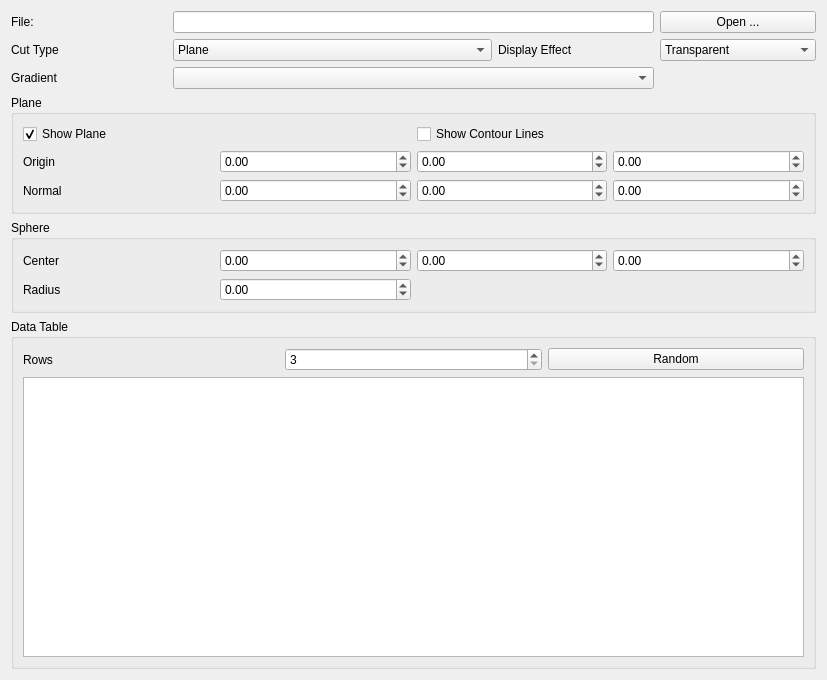
<?xml version="1.0" encoding="UTF-8"?>
<ui version="4.0">
 <class>CutConfig</class>
 <widget class="QWidget" name="CutConfig">
  <property name="geometry">
   <rect>
    <x>0</x>
    <y>0</y>
    <width>827</width>
    <height>680</height>
   </rect>
  </property>
  <property name="windowTitle">
   <string>Form</string>
  </property>
  <layout class="QGridLayout" name="gridLayout_2">
   <item row="0" column="0">
    <layout class="QGridLayout" name="gridLayout">
     <item row="4" column="0" colspan="5">
      <widget class="QGroupBox" name="sphereGroupBox">
       <property name="title">
        <string>Sphere</string>
       </property>
       <layout class="QGridLayout" name="gridLayout_8">
        <item row="0" column="0">
         <layout class="QGridLayout" name="gridLayout_7">
          <item row="0" column="0">
           <widget class="QLabel" name="label_7">
            <property name="text">
             <string>Center</string>
            </property>
           </widget>
          </item>
          <item row="1" column="0">
           <widget class="QLabel" name="radiusLabel">
            <property name="text">
             <string>Radius</string>
            </property>
           </widget>
          </item>
          <item row="1" column="1">
           <widget class="QDoubleSpinBox" name="radiusSpinBox">
            <property name="minimum">
             <double>-99.000000000000000</double>
            </property>
            <property name="singleStep">
             <double>0.100000000000000</double>
            </property>
           </widget>
          </item>
          <item row="0" column="1">
           <widget class="QDoubleSpinBox" name="centerXSpinBox">
            <property name="minimum">
             <double>-99.000000000000000</double>
            </property>
            <property name="singleStep">
             <double>0.100000000000000</double>
            </property>
           </widget>
          </item>
          <item row="0" column="2">
           <widget class="QDoubleSpinBox" name="centerYSpinBox">
            <property name="minimum">
             <double>-99.000000000000000</double>
            </property>
            <property name="singleStep">
             <double>0.100000000000000</double>
            </property>
           </widget>
          </item>
          <item row="0" column="3">
           <widget class="QDoubleSpinBox" name="centerZSpinBox">
            <property name="minimum">
             <double>-99.000000000000000</double>
            </property>
            <property name="singleStep">
             <double>0.100000000000000</double>
            </property>
           </widget>
          </item>
         </layout>
        </item>
       </layout>
      </widget>
     </item>
     <item row="1" column="0">
      <widget class="QLabel" name="label_2">
       <property name="text">
        <string>Cut Type</string>
       </property>
      </widget>
     </item>
     <item row="1" column="4">
      <widget class="QComboBox" name="displayEffectCombo">
       <item>
        <property name="text">
         <string>Transparent</string>
        </property>
       </item>
       <item>
        <property name="text">
         <string>Opaque</string>
        </property>
       </item>
       <item>
        <property name="text">
         <string>Wireframe</string>
        </property>
       </item>
      </widget>
     </item>
     <item row="0" column="0">
      <widget class="QLabel" name="label">
       <property name="text">
        <string>File:</string>
       </property>
      </widget>
     </item>
     <item row="1" column="3">
      <widget class="QLabel" name="label_5">
       <property name="text">
        <string>Display Effect</string>
       </property>
      </widget>
     </item>
     <item row="0" column="4">
      <widget class="QPushButton" name="openFileButton">
       <property name="text">
        <string>Open ...</string>
       </property>
      </widget>
     </item>
     <item row="6" column="0" colspan="5">
      <widget class="QGroupBox" name="groupBox">
       <property name="maximumSize">
        <size>
         <width>16777215</width>
         <height>16777215</height>
        </size>
       </property>
       <property name="title">
        <string>Data Table</string>
       </property>
       <layout class="QGridLayout" name="gridLayout_4">
        <item row="0" column="0">
         <layout class="QGridLayout" name="gridLayout_3">
          <item row="0" column="0">
           <widget class="QLabel" name="label_6">
            <property name="text">
             <string>Rows</string>
            </property>
           </widget>
          </item>
          <item row="0" column="1">
           <widget class="QSpinBox" name="rowsSpinBox">
            <property name="minimum">
             <number>3</number>
            </property>
            <property name="maximum">
             <number>10000</number>
            </property>
           </widget>
          </item>
          <item row="0" column="2">
           <widget class="QPushButton" name="randomButton">
            <property name="text">
             <string>Random</string>
            </property>
           </widget>
          </item>
          <item row="1" column="0" colspan="3">
           <widget class="QTableView" name="dataTable">
            <property name="alternatingRowColors">
             <bool>true</bool>
            </property>
           </widget>
          </item>
         </layout>
        </item>
       </layout>
      </widget>
     </item>
     <item row="3" column="0" colspan="5">
      <widget class="QGroupBox" name="planeGroupBox">
       <property name="title">
        <string>Plane</string>
       </property>
       <layout class="QGridLayout" name="gridLayout_6">
        <item row="0" column="0">
         <layout class="QGridLayout" name="gridLayout_5">
          <item row="1" column="0">
           <widget class="QLabel" name="label_3">
            <property name="text">
             <string>Origin</string>
            </property>
           </widget>
          </item>
          <item row="1" column="1">
           <widget class="QDoubleSpinBox" name="originXSpinBox">
            <property name="minimum">
             <double>-99.000000000000000</double>
            </property>
            <property name="singleStep">
             <double>0.100000000000000</double>
            </property>
           </widget>
          </item>
          <item row="1" column="2">
           <widget class="QDoubleSpinBox" name="originYSpinBox">
            <property name="minimum">
             <double>-99.000000000000000</double>
            </property>
            <property name="singleStep">
             <double>0.100000000000000</double>
            </property>
           </widget>
          </item>
          <item row="2" column="1">
           <widget class="QDoubleSpinBox" name="normalXSpinBox">
            <property name="minimum">
             <double>-99.000000000000000</double>
            </property>
            <property name="singleStep">
             <double>0.100000000000000</double>
            </property>
           </widget>
          </item>
          <item row="2" column="0">
           <widget class="QLabel" name="label_4">
            <property name="text">
             <string>Normal</string>
            </property>
           </widget>
          </item>
          <item row="1" column="3">
           <widget class="QDoubleSpinBox" name="originZSpinBox">
            <property name="minimum">
             <double>-99.000000000000000</double>
            </property>
            <property name="singleStep">
             <double>0.100000000000000</double>
            </property>
           </widget>
          </item>
          <item row="2" column="3">
           <widget class="QDoubleSpinBox" name="normalZSpinBox">
            <property name="minimum">
             <double>-99.000000000000000</double>
            </property>
            <property name="singleStep">
             <double>0.100000000000000</double>
            </property>
           </widget>
          </item>
          <item row="2" column="2">
           <widget class="QDoubleSpinBox" name="normalYSpinBox">
            <property name="minimum">
             <double>-99.000000000000000</double>
            </property>
            <property name="singleStep">
             <double>0.100000000000000</double>
            </property>
           </widget>
          </item>
          <item row="0" column="0" colspan="2">
           <widget class="QCheckBox" name="showPlaneCheckBox">
            <property name="text">
             <string>Show Plane</string>
            </property>
            <property name="checked">
             <bool>true</bool>
            </property>
           </widget>
          </item>
          <item row="0" column="2" colspan="2">
           <widget class="QCheckBox" name="showContourLinesCheckBox">
            <property name="text">
             <string>Show Contour Lines</string>
            </property>
           </widget>
          </item>
         </layout>
        </item>
       </layout>
      </widget>
     </item>
     <item row="2" column="0">
      <widget class="QLabel" name="label_8">
       <property name="text">
        <string>Gradient</string>
       </property>
      </widget>
     </item>
     <item row="2" column="1" colspan="3">
      <widget class="Widgets::GradientComboBox" name="gradientCombo"/>
     </item>
     <item row="0" column="1" colspan="3">
      <widget class="QLineEdit" name="fileEdit"/>
     </item>
     <item row="1" column="1" colspan="2">
      <widget class="QComboBox" name="cutTypeCombo">
       <item>
        <property name="text">
         <string>Plane</string>
        </property>
       </item>
       <item>
        <property name="text">
         <string>Sphere</string>
        </property>
       </item>
       <item>
        <property name="text">
         <string>Box</string>
        </property>
       </item>
      </widget>
     </item>
    </layout>
   </item>
  </layout>
 </widget>
 <customwidgets>
  <customwidget>
   <class>Widgets::GradientComboBox</class>
   <extends>QComboBox</extends>
   <header>gradientcombobox.h</header>
  </customwidget>
 </customwidgets>
 <resources/>
 <connections/>
</ui>
